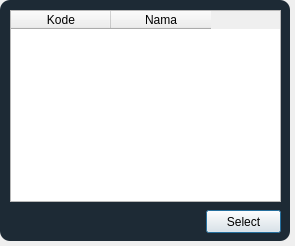
<?xml version="1.0" encoding="UTF-8"?>
<ui version="4.0">
 <class>FindPeminjam</class>
 <widget class="QDialog" name="FindPeminjam">
  <property name="geometry">
   <rect>
    <x>0</x>
    <y>0</y>
    <width>295</width>
    <height>246</height>
   </rect>
  </property>
  <property name="windowTitle">
   <string>Cari Peminjam</string>
  </property>
  <widget class="QTableWidget" name="tblData">
   <property name="geometry">
    <rect>
     <x>10</x>
     <y>10</y>
     <width>271</width>
     <height>192</height>
    </rect>
   </property>
   <property name="alternatingRowColors">
    <bool>true</bool>
   </property>
   <column>
    <property name="text">
     <string>Kode</string>
    </property>
   </column>
   <column>
    <property name="text">
     <string>Nama</string>
    </property>
   </column>
  </widget>
  <widget class="QPushButton" name="btnSelect">
   <property name="geometry">
    <rect>
     <x>206</x>
     <y>210</y>
     <width>75</width>
     <height>23</height>
    </rect>
   </property>
   <property name="styleSheet">
    <string notr="true">QPushButton#btnSelect:pressed{
padding-left:5px;
padding-top:5px;
background-color:rgba(2, 65, 118, 100);
background-position:calc(100% - 10px)center;
}
QPushButton#btnSelect:hover{
background-color:rgba(2, 65, 118, 200);
}</string>
   </property>
   <property name="text">
    <string>Select</string>
   </property>
   <property name="default">
    <bool>true</bool>
   </property>
  </widget>
  <widget class="QLabel" name="label_5">
   <property name="geometry">
    <rect>
     <x>0</x>
     <y>0</y>
     <width>290</width>
     <height>241</height>
    </rect>
   </property>
   <property name="styleSheet">
    <string notr="true">background-color:rgba(16, 30, 41, 240);
border-radius:10px;</string>
   </property>
   <property name="text">
    <string/>
   </property>
  </widget>
  <zorder>label_5</zorder>
  <zorder>tblData</zorder>
  <zorder>btnSelect</zorder>
 </widget>
 <resources/>
 <connections/>
</ui>
